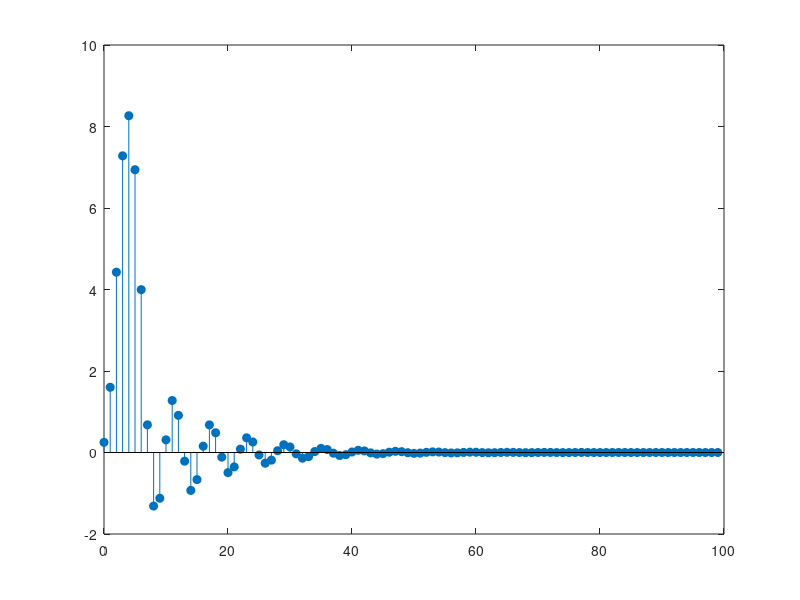

Recreate this plot in MATLAB.
%EEET 425 LAB02

n = 0:99; %time

h1 = [1, 1/2, 1/4, 1/8, 1/16, 1/32];

h2 = [1, 1, 1, 1, 1];

h1h2 = conv(h1, h2);

h3 = [1/4, 1/2, 1/4];

h1h2h3 = conv(h1h2, h3);

x = [1, zeros(1, 99)]; %T4 impulse response

a4 = [1 -0.9 0.81];

b4 = [1 2];

x123 = [h1h2h3 zeros(1, 100-length(h1h2h3))];

h = filter(b4, a4, x123);

stem(n, h, 'filled')
